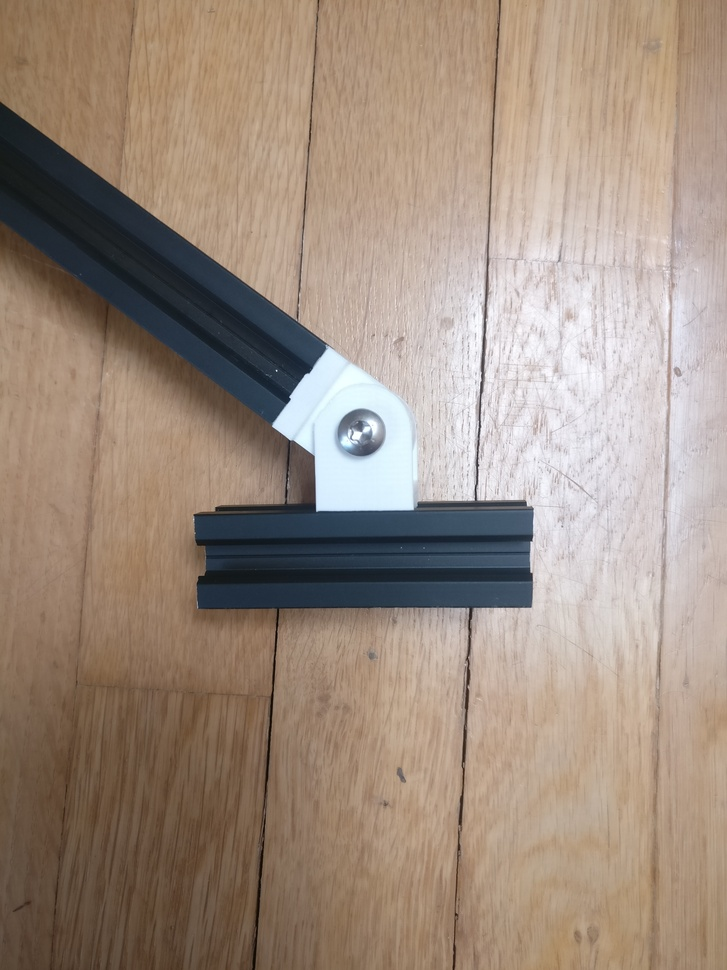
#> input picture CAD/2020 Aluminium Profile variable angle bracket T-nut - 2942892/images/IMG_20180602_134446.jpg, 727 x 970 px, shrunk from 3480 x 4640 before the run
$ python blur_check.py '../../CAD/2020 Aluminium Profile variable angle bracket T-nut - 2942892/images'   (older library calls are emulated)
#> lines starting #> are read from the running program, lines starting #| are printed output that depends on the picture
#> in measure, `gray = cv2.imread(str(path), cv2.IMREAD_GRAYSCALE)`:
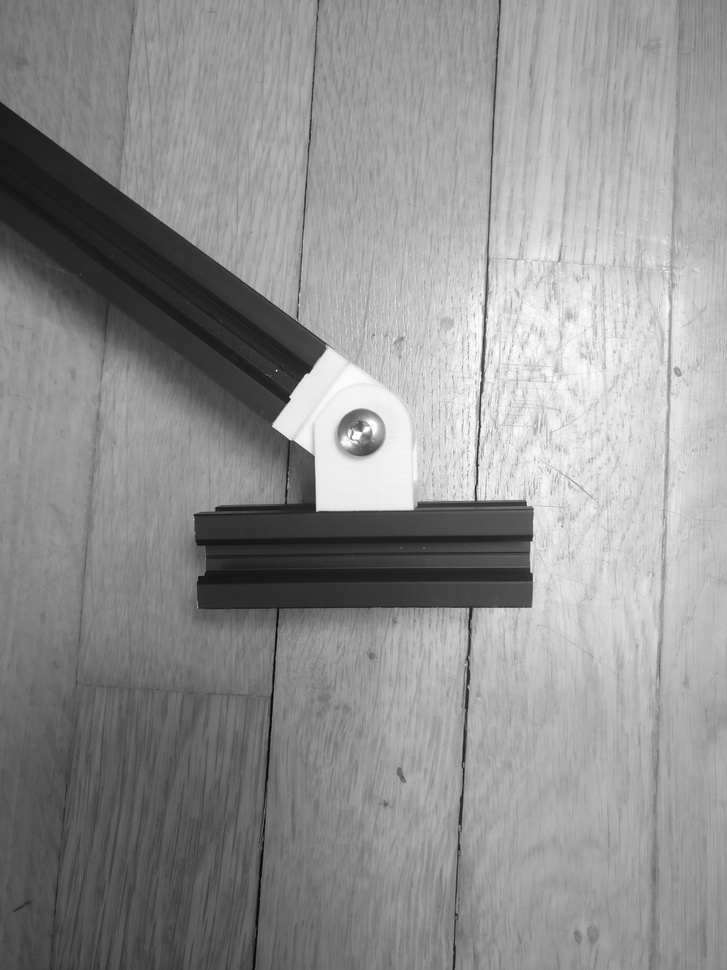
#> gray: shape (970, 727); min 4, max 255, mean 144.5
"""Check a folder of frames for blur, by the variance of the Laplacian."""
import argparse
from pathlib import Path

import cv2
import numpy as np

DEFAULT_THRESHOLD = 100.0   # variance of the Laplacian below which a frame is called blurry
EDGE_PERCENTILE = 90        # gradients above this are real edges, excluded from the noise estimate
IMAGE_TYPES = (".png", ".jpg", ".jpeg")
MAX_NAMES_LISTED = 12       # a whole recording flags hundreds; listing them all scrolls the table away

# Immerkaer's 3x3 second-derivative kernel.
IMMERKAER_KERNEL = np.array([
    [1, -2, 1],
    [-2, 4, -2],
    [1, -2, 1],
], dtype=np.float64)


def blur_score(gray):
    """Variance of the Laplacian: large on a sharp frame, collapsing towards 0 as it blurs."""
    laplacian = cv2.Laplacian(gray, cv2.CV_64F)
    return laplacian.var()


def noise_sigma(gray):
    """Immerkaer's estimate of the noise standard deviation, in grey levels."""
    image = gray.astype(np.float64)

    # Step 1: find the edges, using the first-order (Sobel) gradient.
    gradient_x = cv2.Sobel(image, cv2.CV_64F, 1, 0)
    gradient_y = cv2.Sobel(image, cv2.CV_64F, 0, 1)
    gradient_magnitude = np.hypot(gradient_x, gradient_y)

    # Step 2: keep the flat pixels, below the 90th percentile (<= so all-flat images still work).
    edge_threshold = np.percentile(gradient_magnitude, EDGE_PERCENTILE)
    is_flat = gradient_magnitude <= edge_threshold

    # Step 3: mean response over the flat pixels (Immerkaer's constants).
    response = np.abs(cv2.filter2D(image, -1, IMMERKAER_KERNEL))
    mean_response = response[is_flat].mean()
    return np.sqrt(np.pi / 2) * mean_response / 6


def find_images(folder):
    """Every image file under folder, including sub-folders, sorted by name."""
    images = []
    for path in sorted(Path(folder).rglob("*")):
        if path.suffix.lower() in IMAGE_TYPES:
            images.append(path)
    if not images:
        raise SystemExit(f"no images found in {folder}")
    return images


def measure(folder):
    """Score every image under folder."""
    results = []
    for path in find_images(folder):
        gray = cv2.imread(str(path), cv2.IMREAD_GRAYSCALE)
        if gray is None:
            raise SystemExit(f"{path}: could not be read as an image")
        results.append({
            "name": str(path.relative_to(folder)),
            "score": blur_score(gray),
            "noise": noise_sigma(gray),
        })
#> in blur_score, `laplacian = cv2.Laplacian(gray, cv2.CV_64F)`:
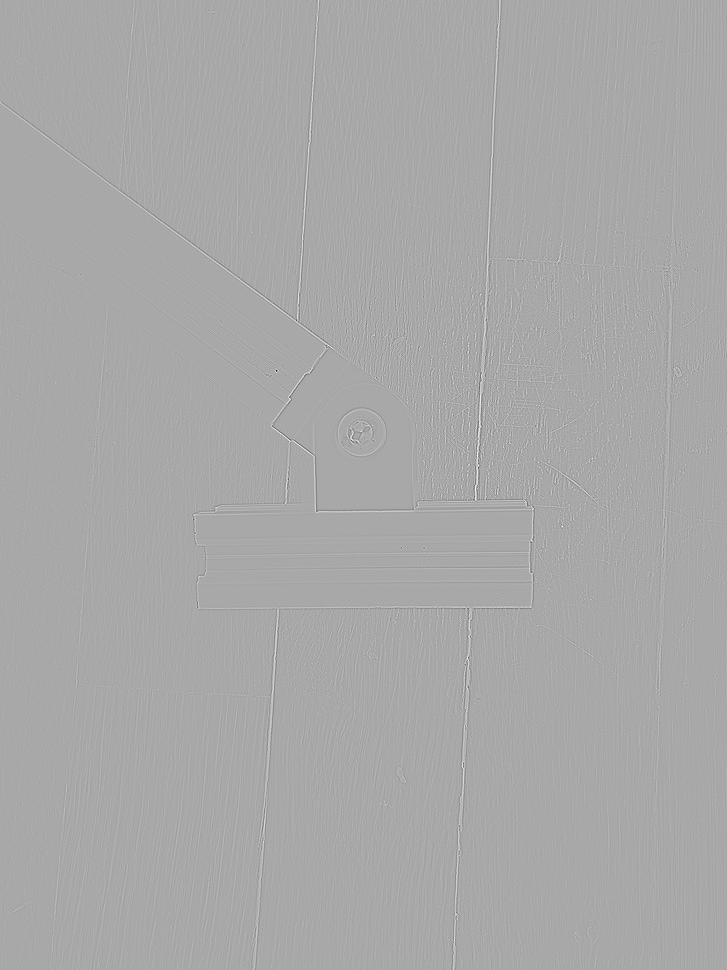
#> laplacian: shape (970, 727) float64; min -486, max 249, mean 0; drawn with min black and max white
#> in noise_sigma, `gradient_x = cv2.Sobel(image, cv2.CV_64F, 1, 0)`:
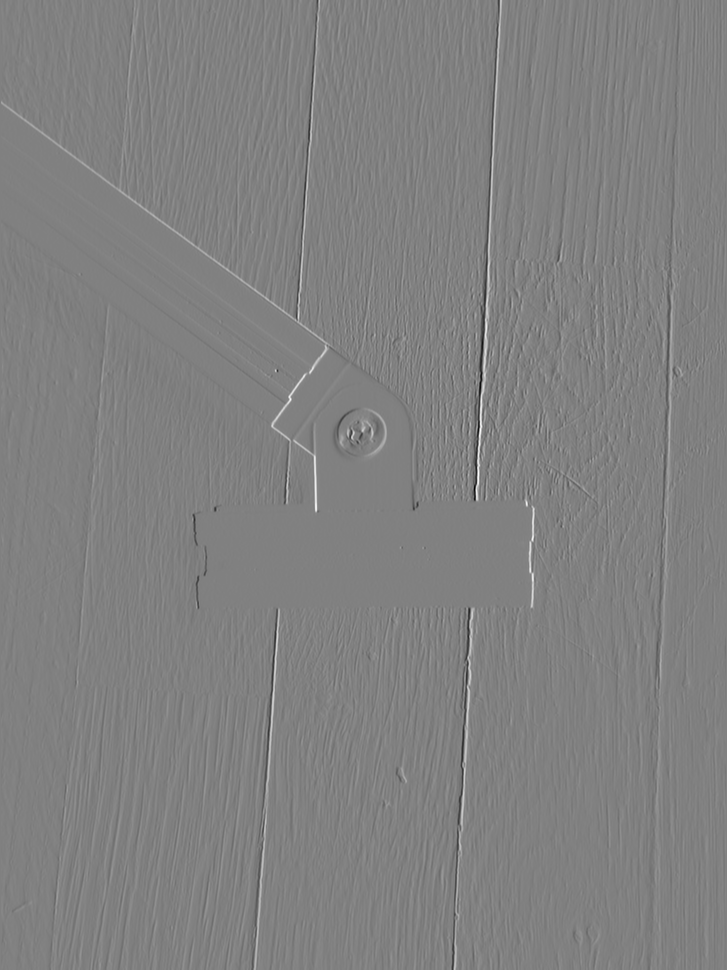
#> gradient_x: shape (970, 727) float64; min -793, max 777, mean 0.7; drawn with min black and max white
#> in noise_sigma, `gradient_magnitude = np.hypot(gradient_x, gradient_y)`:
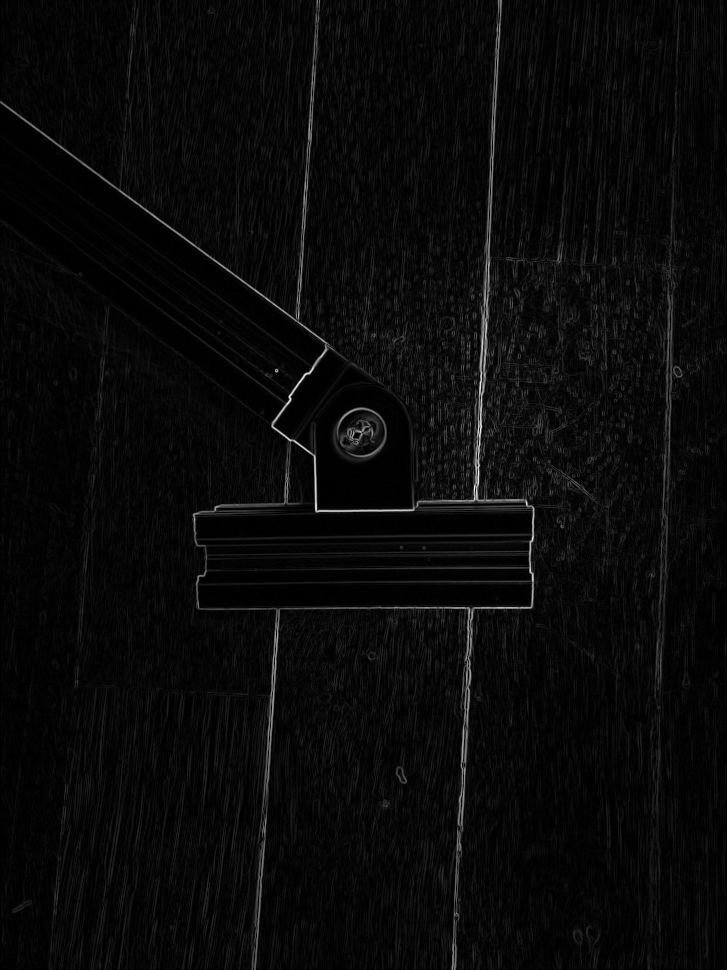
#> gradient_magnitude: shape (970, 727) float64; min 0, max 798.4, mean 31; drawn with min black and max white
#> in noise_sigma, `edge_threshold = np.percentile(gradient_magnitude, EDGE_PERCENTILE)`: edge_threshold = 61.01
#> in noise_sigma, `is_flat = gradient_magnitude <= edge_threshold`:
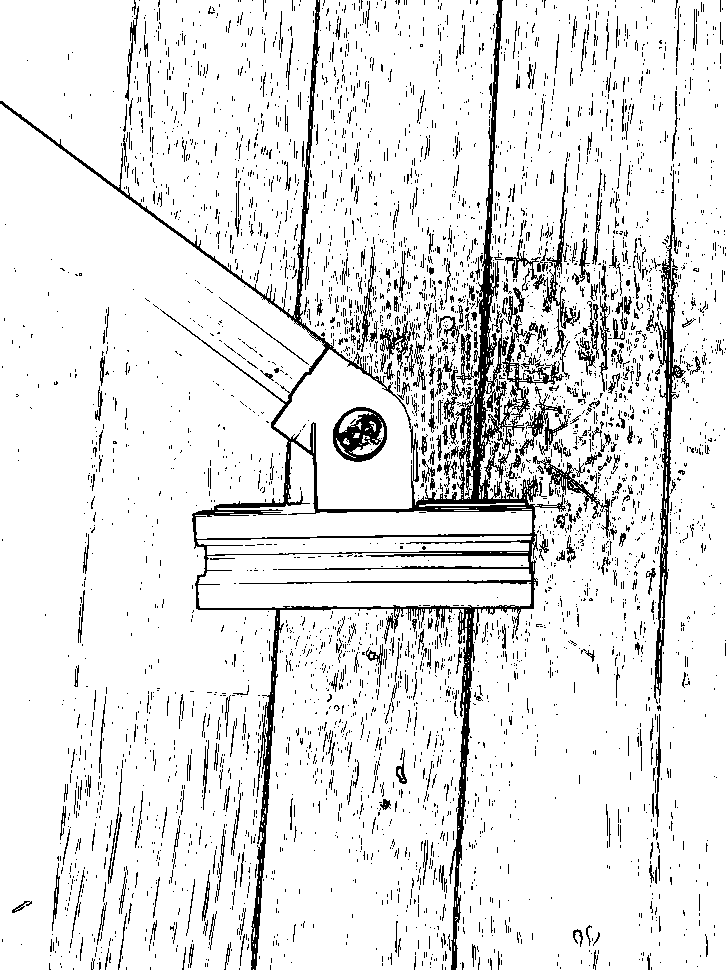
#> is_flat: shape (970, 727) bool; 90% white; black in thin lines or dots
#> in noise_sigma, `response = np.abs(cv2.filter2D(image, -1, IMMERKAER_KERNEL))`:
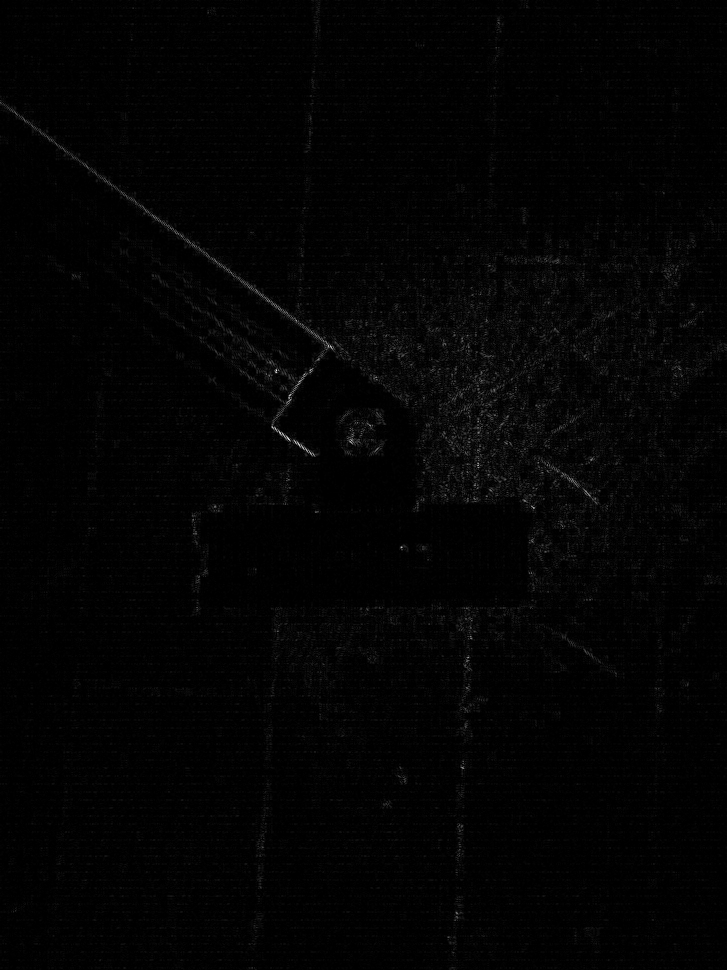
#> response: shape (970, 727) float64; min 0, max 302, mean 4.5; drawn with min black and max white
#> in noise_sigma, `mean_response = response[is_flat].mean()`: mean_response = 3.73
#> pass 2 of the loop in measure, `for path in find_images(folder):`:
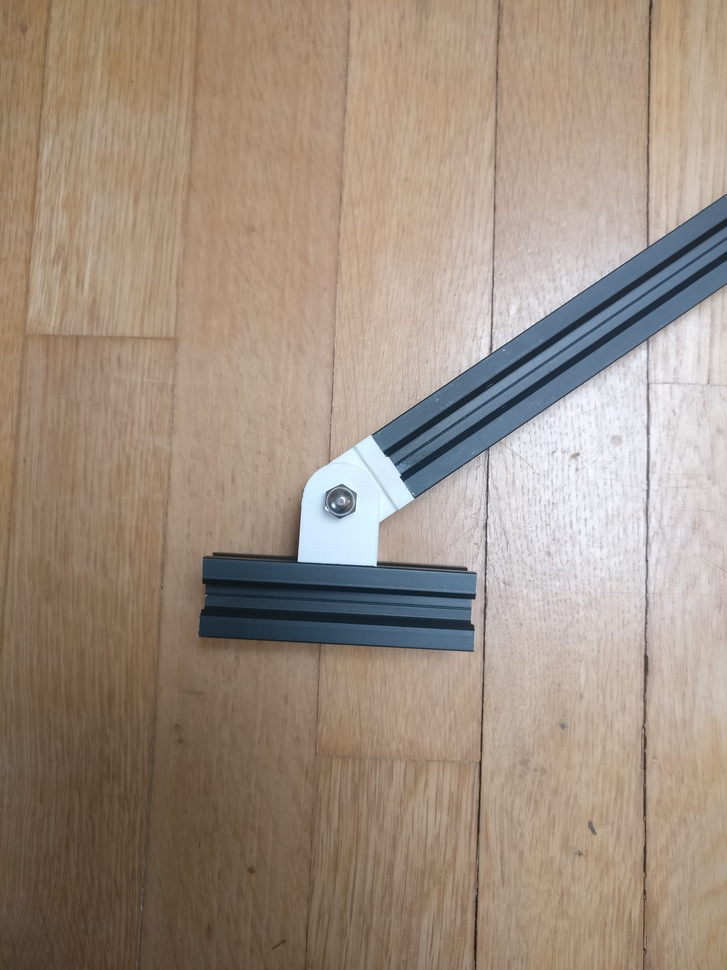
#> input picture CAD/2020 Aluminium Profile variable angle bracket T-nut - 2942892/images/IMG_20180602_134452.jpg, 727 x 970 px, shrunk from 3480 x 4640 before the run
#> edge_threshold = 59.21
#> in noise_sigma (call 2), `is_flat = gradient_magnitude <= edge_threshold`:
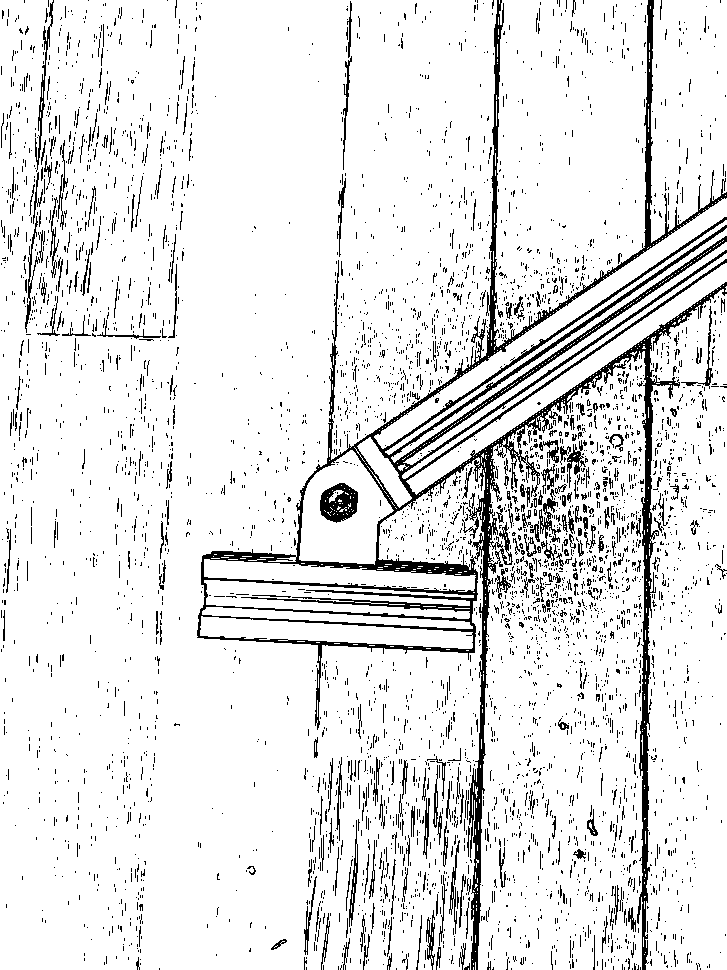
#> is_flat: shape (970, 727) bool; 90% white; black in thin lines or dots
#> in noise_sigma (call 2), `response = np.abs(cv2.filter2D(image, -1, IMMERKAER_KERNEL))`:
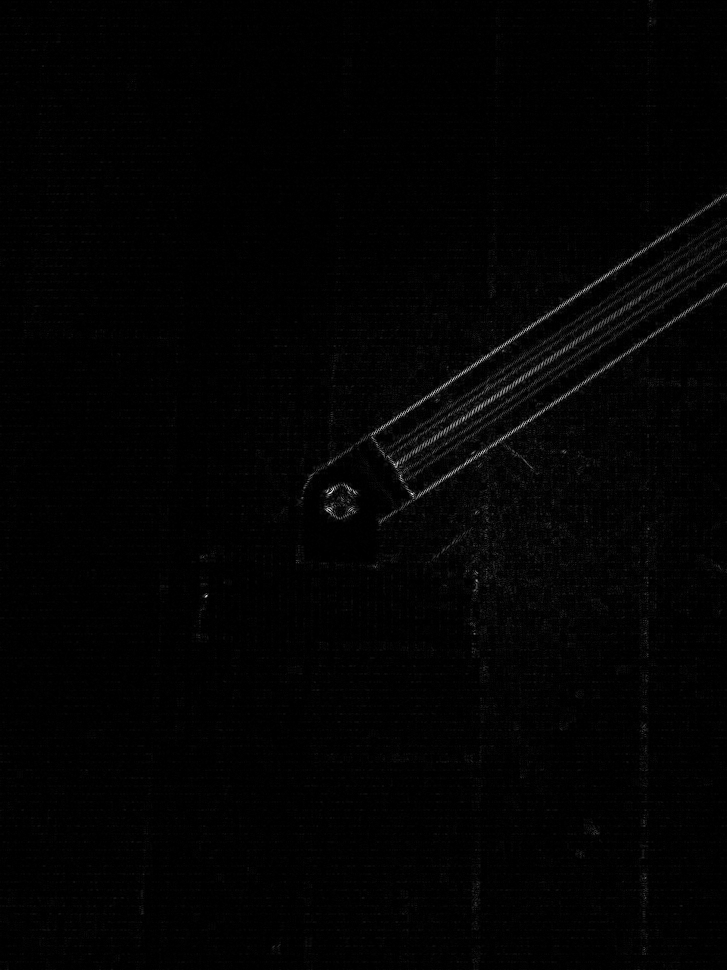
#> response: shape (970, 727) float64; min 0, max 380, mean 4.8; drawn with min black and max white
#> mean_response = 3.49
    return results


def print_table(results, threshold):
    """One row per image, widest name setting the first column."""
    name_width = max(12, max(len(r["name"]) for r in results) + 2)
    print("image".ljust(name_width) + "score".rjust(10) + "noise".rjust(9) + "   verdict")
    print("-" * (name_width + 28))
    for result in results:
        verdict = "BLURRY" if result["score"] < threshold else "sharp"
        row = result["name"].ljust(name_width)
        row += f"{result['score']:.1f}".rjust(10)
        row += f"{result['noise']:.2f}".rjust(9)
        print(row + "   " + verdict)


def print_summary(results, threshold):
    """The spread of the scores, so the threshold can be judged, then the counts."""
    scores = [r["score"] for r in results]
    noises = [r["noise"] for r in results]
    blurry = [r["name"] for r in results if r["score"] < threshold]

    print(f"\nscores: lowest {min(scores):.1f}, median {np.median(scores):.1f}, "
          f"highest {max(scores):.1f}   median noise {np.median(noises):.2f}")
    print(f"{len(blurry)} blurry, {len(results) - len(blurry)} sharp")
    if blurry:
        listed = " ".join(blurry[:MAX_NAMES_LISTED])
        if len(blurry) > MAX_NAMES_LISTED:
            listed += f" ... and {len(blurry) - MAX_NAMES_LISTED} more"
        print("blurry: " + listed)
    return blurry


def report(folder, results, threshold):
    """Print the table and the summary."""
    print(f"\n{len(results)} images in {folder}, blurry below a score of {threshold:g}")
    print_table(results, threshold)
    return print_summary(results, threshold)


def main():
    parser = argparse.ArgumentParser(description=__doc__,
                                     formatter_class=argparse.RawDescriptionHelpFormatter)
    parser.add_argument("folder", help="folder of frames to check (sub-folders included; read only)")
    parser.add_argument("--threshold", type=float, default=DEFAULT_THRESHOLD,
                        help=f"blurry below this variance of the Laplacian "
                             f"(default {DEFAULT_THRESHOLD:g})")
    args = parser.parse_args()

    results = measure(args.folder)
#> results = 2 items
    report(args.folder, results, args.threshold)
#| 2 images in ../../CAD/2020 Aluminium Profile variable angle bracket T-nut - 2942892/images, blurry below a score of 100
#> in print_table, `name_width = max(12, max(len(r["name"]) for r in results) + 2)`: name_width = 25
#| image                         score    noise   verdict
#> the loop in print_table, `for result in results:` made 2 passes
#> (verdict, row) on passes 1 to 2: ('sharp', 'IMG_20180602_134446.jpg       213.4'), ('sharp', 'IMG_20180602_134452.jpg       255.6')
#| IMG_20180602_134446.jpg       213.4     0.78   sharp
#| IMG_20180602_134452.jpg       255.6     0.73   sharp
#> in print_summary, `scores = [r["score"] for r in results]`: scores = [213.4, 255.6]
#> in print_summary, `noises = [r["noise"] for r in results]`: noises = [0.78, 0.73]
#> in print_summary, `blurry = [r["name"] for r in results if r["score"] < threshold]`: blurry = []
#| scores: lowest 213.4, median 234.5, highest 255.6   median noise 0.75
#| 0 blurry, 2 sharp


if __name__ == "__main__":
    main()
